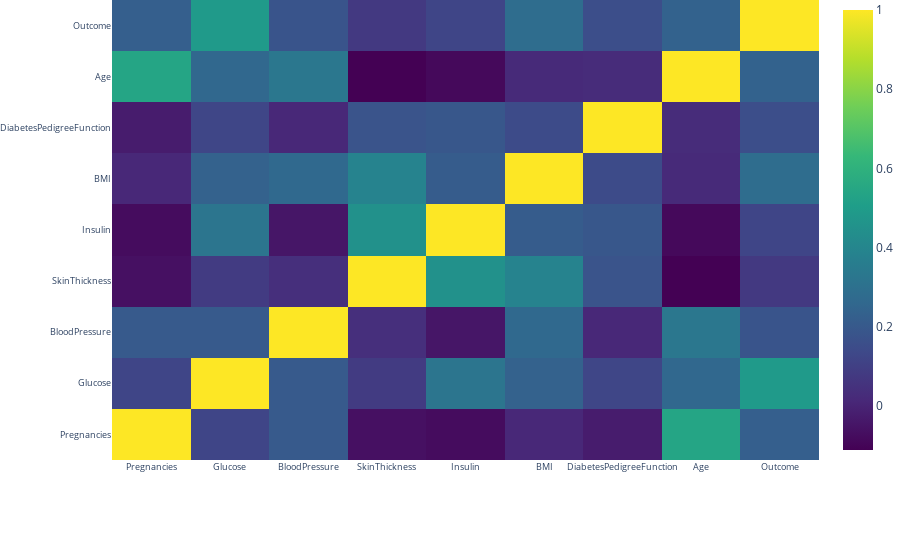

Source (notebook cell):
### Code cell
correlation_plot()

### Figure 1 — Plotly figure (JSON) as saved in the notebook; plotly's stock layout.template omitted (floating-point values rounded to 4 significant figures)
{"data": [{"colorscale": [[0, "#440154"], [0.1111, "#482878"], [0.2222, "#3e4989"], [0.3333, "#31688e"], [0.4444, "#26828e"], [0.5556, "#1f9e89"], [0.6667, "#35b779"], [0.7778, "#6ece58"], [0.8889, "#b5de2b"], [1, "#fde725"]], "type": "heatmap", "x": ["Pregnancies", "Glucose", "BloodPressure", "SkinThickness", "Insulin", "BMI", "DiabetesPedigreeFunction", "Age", "Outcome"], "y": ["Pregnancies", "Glucose", "BloodPressure", "SkinThickness", "Insulin", "BMI", "DiabetesPedigreeFunction", "Age", "Outcome"], "z": [[1, 0.1217, 0.2029, -0.06337, -0.0766, 0.01137, -0.02545, 0.5395, 0.2244], [0.1217, 1, 0.2039, 0.08204, 0.3191, 0.2346, 0.1243, 0.2603, 0.4899], [0.2029, 0.2039, 1, 0.03792, -0.04545, 0.2661, 0.01226, 0.3293, 0.1791], [-0.06337, 0.08204, 0.03792, 1, 0.4489, 0.3868, 0.1783, -0.111, 0.07604], [-0.0766, 0.3191, -0.04545, 0.4489, 1, 0.213, 0.1927, -0.08588, 0.1209], [0.01137, 0.2346, 0.2661, 0.3868, 0.213, 1, 0.1441, 0.01867, 0.2835], [-0.02545, 0.1243, 0.01226, 0.1783, 0.1927, 0.1441, 1, 0.02657, 0.1555], [0.5395, 0.2603, 0.3293, -0.111, -0.08588, 0.01867, 0.02657, 1, 0.2365], [0.2244, 0.4899, 0.1791, 0.07604, 0.1209, 0.2835, 0.1555, 0.2365, 1]]}], "layout": {"margin": {"b": 100, "l": 100, "r": 0, "t": 0}, "title": {"text": "Correlation Matrix for variables"}, "xaxis": {"tickfont": {"size": 9}}, "yaxis": {"tickfont": {"size": 9}}}}
